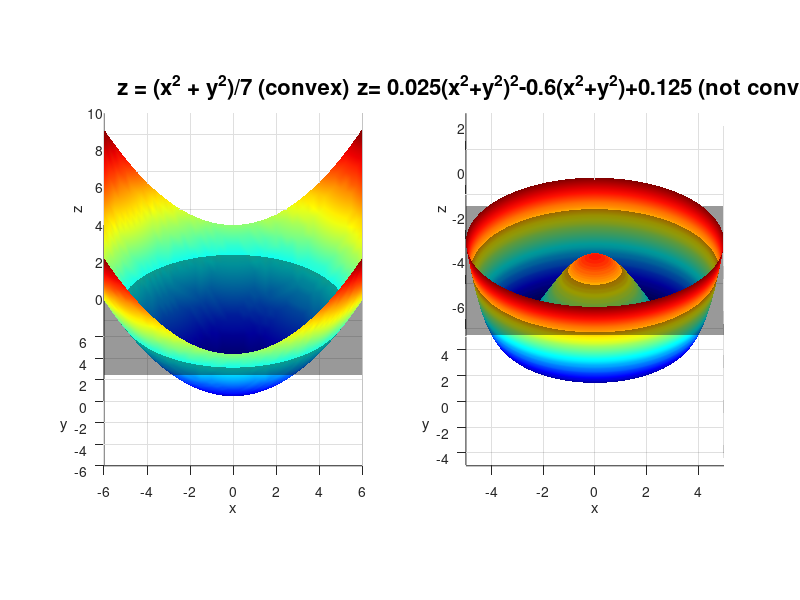

MATLAB code to generate this figure:
% Define rotation settings
fps = 30;
duration = 5;
frames = duration * fps;

%% First Surface: z = (x^2 + y^2)/7
[x1, y1] = meshgrid(-6:0.25:6, -6:0.25:6);
z1 = (x1.^2 + y1.^2)/7;

%% Second Surface: Rotated quartic function
r     = linspace(-5, 5, 300);
theta = linspace(0, 2*pi, 300);
[R, Theta] = meshgrid(r, theta);
X2 = R .* cos(Theta);
Y2 = R .* sin(Theta);
Z2 = (R.^4 - 24*R.^2 + 5)/40;

% Magenta plane data
xlims = [min(X2(:)), max(X2(:))];
ylims = [min(Y2(:)), max(Y2(:))];
[XP, YP] = meshgrid(linspace(xlims(1), xlims(2), 2), linspace(ylims(1), ylims(2), 2));
ZP = -0.5 * ones(size(XP));

%% Create Figure with Subplots
figure

% First plot
subplot(1,2,1)
ax1 = gca;
surf(x1, y1, z1)
colormap(jet)
shading interp
hold on

% Plane at z = 4
z_plane = 4 * ones(size(x1));
surf(x1, y1, z_plane, ...
    'FaceAlpha', 0.4, ...
    'EdgeColor', 'none', ...
    'FaceColor', [0 0 0])

xlabel('x')
ylabel('y')
zlabel('z')
title('z = (x^2 + y^2)/7 (convex)', 'FontSize', 16)
axis equal

% Second plot
subplot(1,2,2)
ax2 = gca;
surf(X2, Y2, Z2)
shading interp
colormap(jet)
hold on

% Magenta rectangle at z = -0.5
surf(XP, YP, ZP, ...
    'FaceColor', [0 0 0], ...
    'FaceAlpha', 0.4, ...
    'EdgeColor', 'none')

xlabel('x')
ylabel('y')
zlabel('z')
title('z= 0.025(x^2+y^2)^2-0.6(x^2+y^2)+0.125 (not convex)', 'FontSize', 16)
axis equal

%% Pause before animation
pause(5)

%% Synchronized rotation
for t = 1:frames
    az = mod((t / frames) * 360, 360);  % azimuth angle
    
    view(ax1, [az 30])
    view(ax2, [az 30])
    
    drawnow
    pause(1/fps)
end


